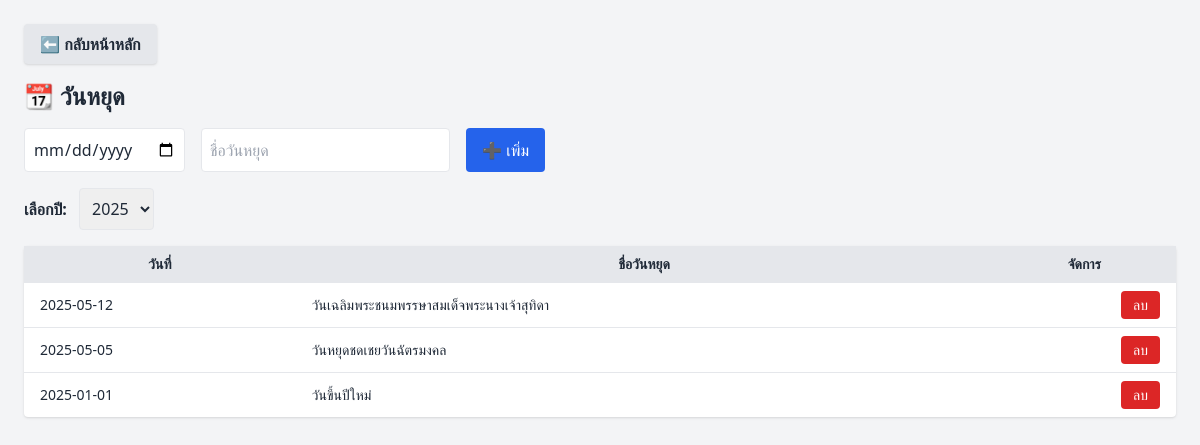
Page /holidays on the earlier database version.
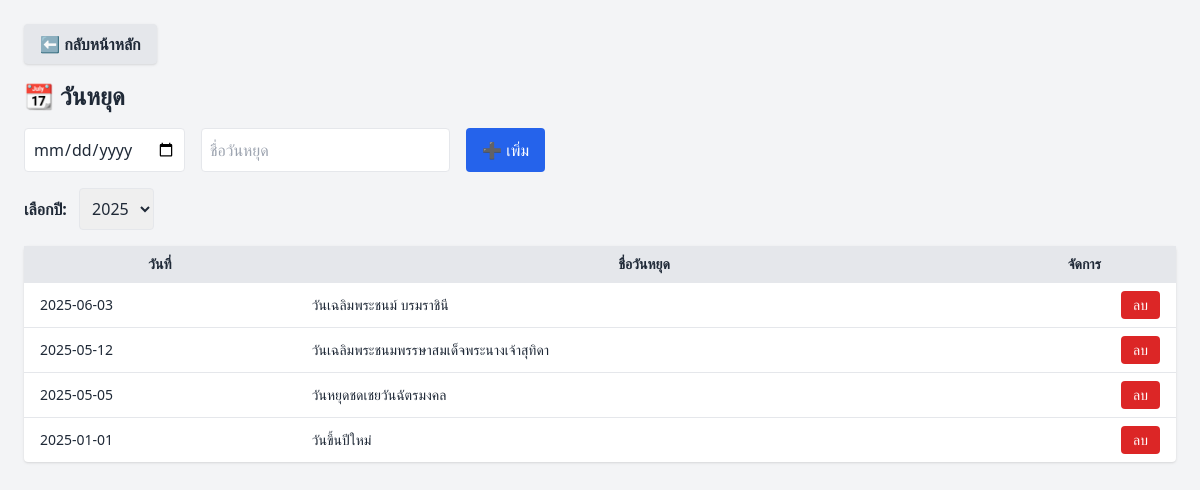
Same page on the later database version.
### tables this page shows
CREATE TABLE holidays (id INTEGER PRIMARY KEY AUTOINCREMENT, date TEXT UNIQUE, note TEXT);

### app.py (the view)
@app.route('/holidays', methods=['GET', 'POST'])
def manage_holidays():
    conn = get_db_connection()
    if request.method == 'POST':
        date = request.form['date']
        note = request.form['note']
        conn.execute('INSERT INTO holidays (date, note) VALUES (?, ?)', (date, note))
        conn.commit()
        return redirect('/holidays')
    year = request.args.get('year', datetime.now().year)
    holidays = conn.execute('''
                            SELECT *
                            FROM holidays
                            WHERE strftime('%Y', date) = ?
                            ORDER BY date DESC
                            ''', (str(year),)).fetchall()
    conn.close()
    return render_template('holidays.html', holidays=holidays, selected_year=year)

### app.py (called while the page is built)
def get_db_connection():
    conn = sqlite3.connect(DB_FILE)
    conn.row_factory = sqlite3.Row
    return conn

### templates/holidays.html (shortened to what this page needs)
<!DOCTYPE html>
<html lang="th">
<head>
  <script src="{{ url_for('static', filename='js/tailwind.min.js') }}"></script>
</head>
<body class="p-6 bg-gray-100 text-gray-800">
    <div class="mb-4">
    <a href="{{ url_for('index') }}"
       class="inline-block bg-gray-200 hover:bg-gray-300 text-gray-800 font-semibold px-4 py-2 rounded shadow">
     ⬅️ กลับหน้าหลัก
    </a>
  </div>
  <h1 class="text-2xl font-bold mb-4">📆 วันหยุด</h1>
  <form method="POST" class="mb-4 flex gap-4">
  <input type="date" name="date" required class="p-2 border rounded">
  <input type="text" name="note" placeholder="ชื่อวันหยุด" required class="p-2 border rounded">
  <button type="submit" class="bg-blue-600 text-white px-4 py-2 rounded">➕ เพิ่ม</button>
</form>
  <form method="get" class="mb-4">
    <label for="year" class="mr-2 font-semibold">เลือกปี:</label>
    <select name="year" onchange="this.form.submit()" class="p-2 border rounded">
      {% for y in range(2020, 2031) %}
        <option value="{{ y }}" {% if selected_year|string == y|string %}selected{% endif %}>{{ y }}</option>
      {% endfor %}
    </select>
  </form>
  <table class="w-full bg-white shadow rounded text-sm">
    <thead class="bg-gray-200">
      <tr>
        <th class="px-4 py-2">วันที่</th>
        <th class="px-4 py-2">ชื่อวันหยุด</th>
        <th class="px-4 py-2">จัดการ</th>
      </tr>
    </thead>
    <tbody>
      {% for h in holidays %}
      <tr class="border-t hover:bg-gray-50">
        <td class="px-4 py-2">{{ h['date'] }}</td>
        <td class="px-4 py-2">{{ h['note'] }}</td>
        <td class="px-4 py-2 text-right">
          <form method="post" action="{{ url_for('delete_holiday', id=h['id']) }}"
      onsubmit="return confirm('ลบวันหยุด {{ h['note'] }}?');">
  <button class="text-white bg-red-600 px-3 py-1 rounded hover:bg-red-700">ลบ</button>
</form>
        </td>
      </tr>
      {% endfor %}
    </tbody>
  </table>
</body>
</html>

Differences in the rows shown:
added holidays: date "2025-06-03", note "วันเฉลิมพระชนม์ บรมราชินี"
